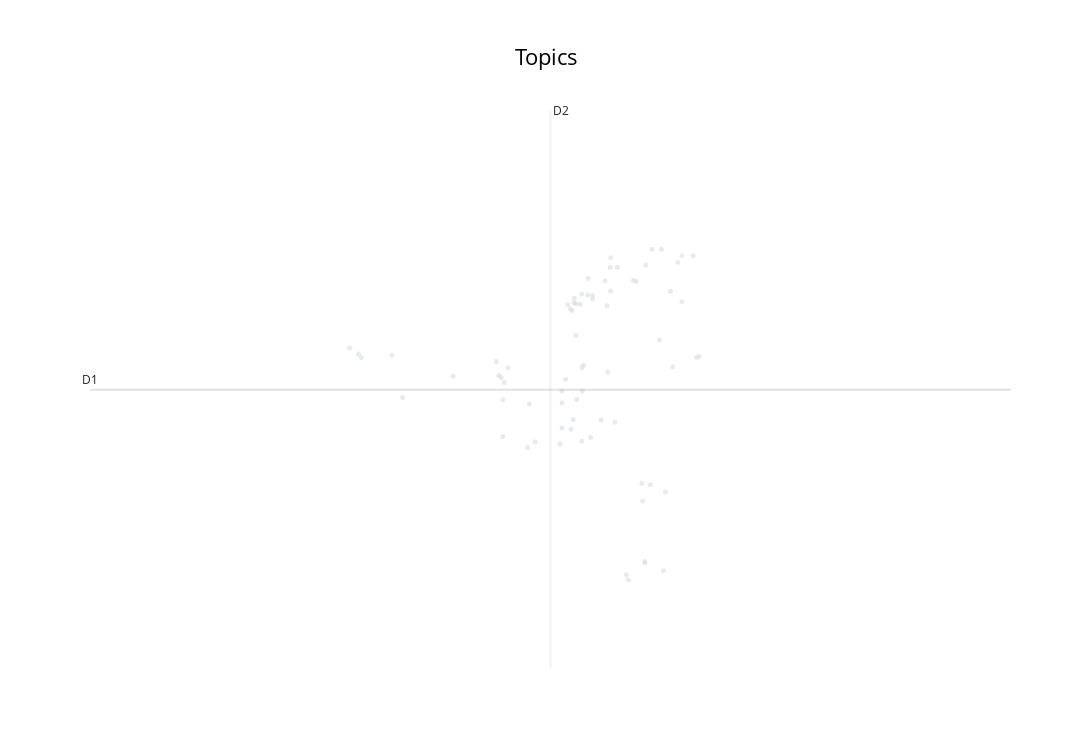

This figure's notebook cell:
### Markdown cell above
### Without hyperparameter tuning

### Code cell
# Step 1 - Extract embeddings
embedding_model = SentenceTransformer("all-MiniLM-L6-v2")

# Step 2 - Reduce dimensionality
umap_model = UMAP(
    n_neighbors=15,
    n_components=5,
    min_dist=0.0,
    metric="cosine",
    low_memory=False,
    random_state=42,
)

# Step 3 - Cluster reduced embeddings
hdbscan_model = HDBSCAN(
    min_samples=5,
    min_cluster_size=15,
    metric="euclidean",  # manhattan
    cluster_selection_method="leaf",
    prediction_data=True,
)

# Step 4 - Tokenize topics
vectorizer_model = CountVectorizer(stop_words=combined_stop_words, ngram_range=(1, 1), max_df=1)

# Step 5 - Create topic representation
ctfidf_model = ClassTfidfTransformer(reduce_frequent_words=True) #to reduce the impact of frequent words

# Step 6 - (Optional) Fine-tune topic representations with
# a `bertopic.representation` model
representation_model = KeyBERTInspired()
# representation_model = MaximalMarginalRelevance(diversity=0.3)

# All steps together
topic_model = BERTopic(
    embedding_model=embedding_model,  # Step 1 - Extract embeddings
    umap_model=umap_model,  # Step 2 - Reduce dimensionality
    hdbscan_model=hdbscan_model,  # Step 3 - Cluster reduced embeddings
    vectorizer_model=vectorizer_model,  # Step 4 - Tokenize topics
    ctfidf_model=ctfidf_model,  # Step 5 - Extract topic words
    representation_model=representation_model,  # Step 6 - (Optional) Fine-tune topic represenations
    # nr_topics=15,  # default is none, will auto reduce topics using HDBSCAN
)

# CHANGE THE NAME OF THE PARAM
topics, probs = topic_model.fit_transform(docs_mindSG)

result = topic_model.get_topic_info()
# CHANGE THE NAME OF THE FILE
result.to_csv(r"bertopic program subpages\original\bertopic_programeSubPages_mindSG.csv")

top_topics = topic_model.get_topic_freq()["Topic"].tolist()
embeddings = topic_model.umap_model.embedding_
hover_data = [
    f"{title} - Topic {topic}"
    # CHANGE THE NAME OF THE PARAM
    for title, topic in zip(doc_titles_mindSG, topics)
]
visualization = topic_model.visualize_documents(
    hover_data,
    reduced_embeddings=embeddings,
    topics=top_topics,
    title="Topics",
)
visualization.show()

### Figure 1 — Plotly figure (JSON) as saved in the notebook; plotly's stock layout.template omitted (floating-point values rounded to 4 significant figures)
{"data": [{"hoverinfo": "text", "hovertext": ["MindSG - Topic -1", "MindSG - Topic -1", "MindSG - Topic -1", "MindSG - Topic -1", "MindSG - Topic -1", "MindSG - Topic -1", "MindSG - Topic -1", "MindSG - Topic -1", "MindSG - Topic -1", "MindSG - Topic -1", "MindSG - Topic -1", "MindSG - Topic -1", "MindSG - Topic -1", "MindSG - Topic -1", "MindSG - Topic -1", "MindSG - Topic -1", "MindSG - Topic -1", "MindSG - Topic -1", "MindSG - Topic -1", "MindSG - Topic -1", "MindSG - Topic -1", "MindSG - Topic -1", "MindSG - Topic -1", "MindSG - Topic -1", "MindSG - Topic -1", "MindSG - Topic -1", "MindSG - Topic -1", "MindSG - Topic -1", "MindSG - Topic -1", "MindSG - Topic -1", "MindSG - Topic -1", "MindSG - Topic -1", "MindSG - Topic -1", "MindSG - Topic -1", "MindSG - Topic -1", "MindSG - Topic -1", "MindSG - Topic -1", "How are you feeling today? - Topic -1", "MindSG - Topic -1", "MindSG - Topic -1", "MindSG - Topic -1", "MindSG - Topic -1", "MindSG - Topic -1", "MindSG - Topic -1", "MindSG - Topic -1", "MindSG - Topic -1", "Stay Well to Stay Strong - Topic -1", "MindSG - Topic -1", "MindSG - Topic -1", "MindSG - Topic -1", "MindSG - Topic -1", "MindSG - Topic -1", "MindSG - Topic -1", "MindSG - Topic -1", "MindSG - Topic -1", "MindSG - Topic -1", "MindSG - Topic -1", "MindSG - Topic -1", "MindSG - Topic -1", "Hi #JustCheckingIn - Topic -1", "MindSG - Topic -1", "MindSG - Topic -1", "MindSG - Topic -1", "MindSG - Topic -1", "Hi #JustCheckingIn - Topic -1", "MindSG - Topic -1", "MindSG - Topic -1", "MindSG - Topic -1", "MindSG - Topic -1", "MindSG - Topic -1", "MindSG - Topic -1", "MindSG - Topic -1", "Let’s talk about Vascular Dementia - Topic -1", null], "marker": {"color": "#CFD8DC", "opacity": 0.5, "size": 5}, "mode": "markers+text", "name": "other", "showlegend": false, "type": "scattergl", "x": [9.211, 9.146, 9.498, 8.957, 9.11, 9.189, 9.302, 8.823, 9.379, 9.421, 9.254, 9.662, 9.763, 8.865, 9.605, 9.431, 8.842, 9.242, 9.346, 9.494, 8.993, 8.321, 9.513, 9.683, 9.33, 9.118, 8.122, 9.185, 8.834, 9.595, 9.221, 8.965, 9.136, 9.586, 9.321, 9.735, 9.215, 8.848, 9.348, 8.608, 9.334, 9.204, 9.211, 9.168, 9.639, 9.241, 9.454, 9.751, 8.177, 8.164, 8.81, 9.468, 9.183, 9.177, 9.542, 9.158, 9.576, 9.534, 8.371, 9.682, 9.508, 9.367, 9.507, 9.161, 9.629, 9.176, 9.347, 9.119, 8.842, 9.263, 9.12, 9.172, 9.262, 9.213], "y": [8.607, 8.503, 6.584, 7.108, 7.141, 7.577, 7.375, 7.811, 8.869, 5.862, 7.206, 8.918, 7.999, 7.888, 6.674, 5.814, 7.575, 8.761, 8.868, 6.755, 7.162, 8.008, 8.891, 8.983, 8.495, 7.658, 8.08, 8.2, 7.789, 5.904, 7.912, 7.532, 7.774, 9.045, 8.736, 8.982, 7.66, 7.743, 8.965, 7.806, 7.844, 8.508, 7.169, 8.447, 7.895, 8.598, 8.743, 7.989, 7.985, 8.022, 7.95, 8.731, 8.514, 8.568, 9.046, 8.462, 8.157, 6.744, 7.597, 8.534, 5.981, 7.355, 5.993, 7.287, 8.636, 8.524, 8.637, 7.297, 7.215, 8.593, 7.544, 7.381, 8.56, 7.887]}], "layout": {"annotations": [{"showarrow": false, "text": "D1", "x": 6.903, "y": 7.673, "yshift": 10}, {"showarrow": false, "text": "D2", "x": 9.065, "xshift": 10, "y": 10.4}], "height": 750, "shapes": [{"line": {"color": "#CFD8DC", "width": 2}, "type": "line", "x0": 9.065, "x1": 9.065, "y0": 4.942, "y1": 10.4}, {"line": {"color": "#9E9E9E", "width": 2}, "type": "line", "x0": 6.903, "x1": 11.23, "y0": 7.673, "y1": 7.673}], "title": {"font": {"color": "Black", "size": 22}, "text": "Topics", "x": 0.5, "xanchor": "center", "yanchor": "top"}, "width": 1200, "xaxis": {"visible": false}, "yaxis": {"visible": false}}}
